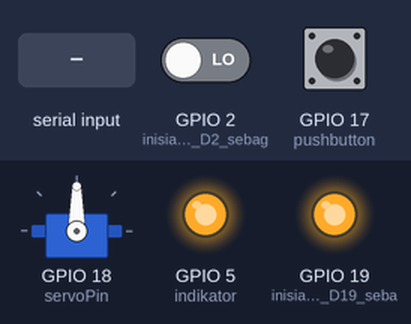
Recording of a sketch running on a simulated ESP32. On the bench: servo, output pins drawn as LEDs (lit = HIGH). The test bench sets the inputs (shaded band); at power-on: GPIO 17 (pushbutton) HIGH, GPIO 2 (inisialisasi_pin_D2_sebag) LOW. Nothing arrives over Bluetooth unless stated.

Above: at 1.2 s.
1.3 s: GPIO 17 (pushbutton) pulled LOW for 0.15 s
At 3.0 s:
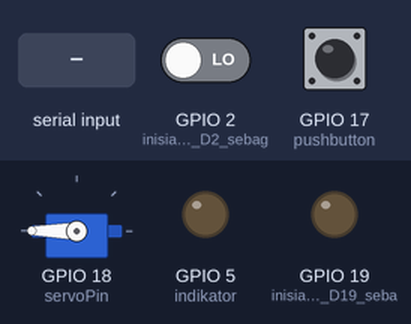
4.4 s: "1" received over the second serial link
At 7.35 s:
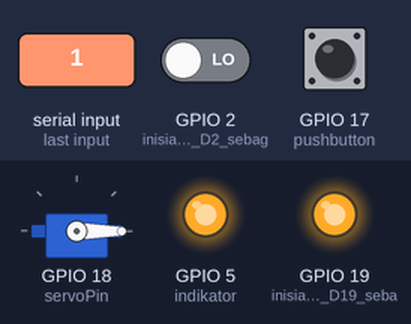
7.4 s: "0" received over the second serial link
At 8.1 s:
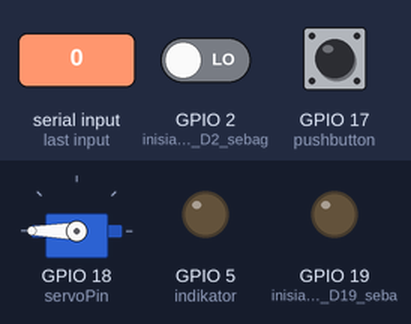
10.4 s: GPIO 17 (pushbutton) pulled LOW for 3.2 s
At 13.9 s:
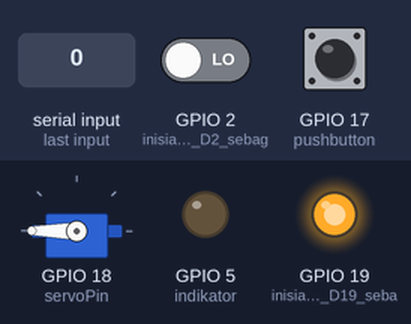
Timing chart, 0 to 15.9 s (numbered marks = the images above; inputs shaded):
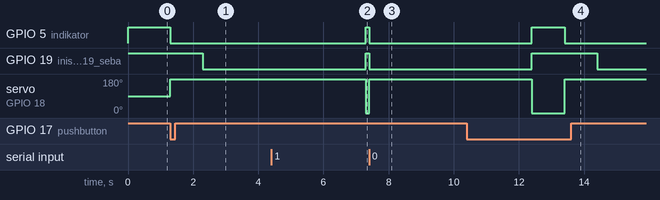

The sketch:

sentinel.ino
```cpp
#include "BluetoothSerial.h"
#include <ESP32Servo.h>
const int servoPin = 18;    //Motor Servo menggunakan pin D18
const int pushbutton = 17;  //pushbutton untuk buka/tutup pintu manual
const int indikator = 5;    //indikator sisten on/off
int sw=0; // variabel untuk penanda on/off sistem

Servo servo;
int pos = 0;  //posisi awal motor servo 0 derajat
bool IRSensor;//membuat variabel penampung data dari sensor Infra merah


BluetoothSerial ESP_BT; //Object for Bluetooth
int incoming;     //membuat variabel penampung data dari bluetooth
int sistem_aktif; //penanda sistem aktif/tidak

void setup() {
  ESP_BT.begin("Security_System");    //memberi nama modul bluetooth
  servo.attach(servoPin, 550, 2400);  //inisialisasi motor servo
  pinMode(2,INPUT); //inisialisasi pin D2 sebagai INPUT SENSOR infra merah
  pinMode(19,OUTPUT);//inisialisasi pin D19 sebagai output ke BUZZER
  pinMode(pushbutton,INPUT_PULLUP);//inisialisasi sebagai input
  pinMode(indikator,OUTPUT);//inisialisasi sebagai output
  digitalWrite(19,HIGH);//pin D19 diset HIGH
  digitalWrite(indikator,HIGH);//pin indikator diset HIGH
}


void loop() {
//Jika pushbutton ditekan pertama kali
if(digitalRead(pushbutton)==0 && sw==0)
{
  servo.write(180);// kunci pintu
  sistem_aktif=1;//sistem aktif
  digitalWrite(indikator,LOW);// nyalakan Led sebagai indikator sistem aktif
  sw=1;  // set sw=1 menandakan Led nyala
  delay(1000);//delay 1000 ms atau 1s
  } else //jika tidak ada object
if(digitalRead(pushbutton)==0 && sw==1){ //jika pushbutton ditekan kedua kali nya
  servo.write(0);//buka pintu
  sistem_aktif=0;//sistem tidak aktif
  digitalWrite(indikator,HIGH);  // padamkan Led indikator
  sw=0; // set sw=0, menandakan Led Padam
  delay(1000);//delay 1000ms atau 1s
  }


if (ESP_BT.available()) //Check if we receive anything from Bluetooth
  {
    incoming = ESP_BT.read(); //Read what we recevive

    if (incoming == '0')      //lock & enable system
        {
         servo.write(180);//kunci pintu
         sistem_aktif=1;//sistem aktif
         digitalWrite(indikator, LOW);//LED indikator menyala
        }

    if (incoming == '1')      //unlock
        {
        servo.write(0);//buka pintu
        sistem_aktif=0;//sistem tidak aktif
        digitalWrite(indikator, HIGH);//LED indikator padam
        }
  }
        //Jika sistem aktif
        if (sistem_aktif==1)
        {
          IRSensor = digitalRead(2);//baca sensor infra merah
          if (IRSensor == 0) //jika ada objek terdeteksi atau pintuu terdeteksi terbuka
          {
          digitalWrite(19,LOW);//BUZZER BUNYI
          delay(5000);//delay 5000 ms atau 5 s
          digitalWrite(19,HIGH);//BUZZER MATI
          }
          else
          {
          digitalWrite(19,HIGH);//BUZZER MATI
          }
         }

}
```

Measured:
- after the input at 1.3 s, GPIO 5 (indikator): HIGH → LOW at once; GPIO 19 (inisialisasi_pin_D19_seba): HIGH → LOW after 1.0 s; servo on GPIO 18 (servoPin): 90° → 180° at once
- after the input at 4.4 s, GPIO 5 (indikator), GPIO 19 (inisialisasi_pin_D19_seba): LOW → HIGH after 2.9 s; servo on GPIO 18 (servoPin): 180° → 0° after 2.9 s
- after the input at 7.4 s, GPIO 5 (indikator), GPIO 19 (inisialisasi_pin_D19_seba): HIGH → LOW at once; servo on GPIO 18 (servoPin): 0° → 180° at once
- after the input at 10.4 s, GPIO 5 (indikator): LOW → HIGH after 2.0 s, → LOW 1.0 s later; GPIO 19 (inisialisasi_pin_D19_seba): LOW → HIGH after 2.0 s, → LOW 2.0 s later; servo on GPIO 18 (servoPin): 180° → 0° after 2.0 s, → 180° 1.0 s later
